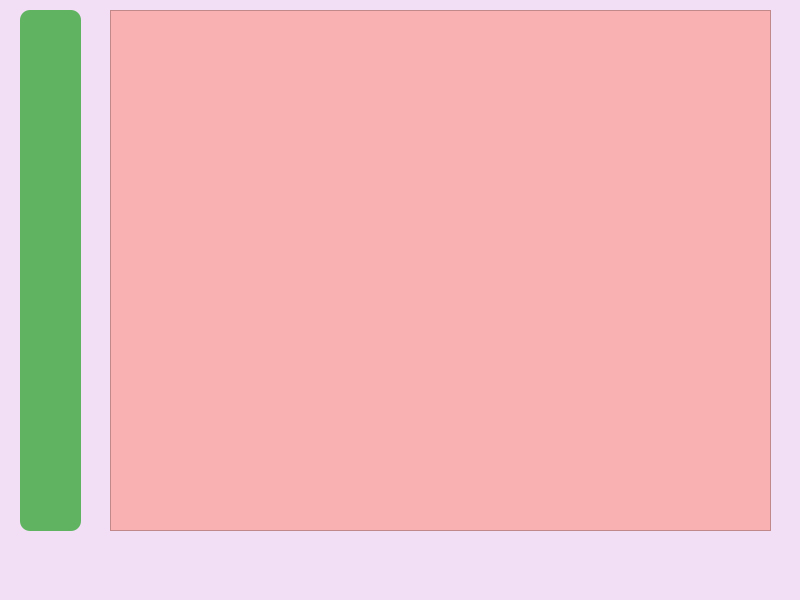
<?xml version="1.0" encoding="UTF-8"?>
<ui version="4.0">
 <class>MainWindow</class>
 <widget class="QMainWindow" name="MainWindow">
  <property name="geometry">
   <rect>
    <x>0</x>
    <y>0</y>
    <width>800</width>
    <height>600</height>
   </rect>
  </property>
  <property name="windowTitle">
   <string>MainWindow</string>
  </property>
  <property name="styleSheet">
   <string notr="true">background-color: #f2dff5;</string>
  </property>
  <widget class="QWidget" name="centralwidget">
   <widget class="QFrame" name="frame">
    <property name="geometry">
     <rect>
      <x>20</x>
      <y>10</y>
      <width>61</width>
      <height>521</height>
     </rect>
    </property>
    <property name="styleSheet">
     <string notr="true">background-color: #5fb361;
border-radius: 10px;</string>
    </property>
    <property name="frameShape">
     <enum>QFrame::StyledPanel</enum>
    </property>
    <property name="frameShadow">
     <enum>QFrame::Raised</enum>
    </property>
    <widget class="QPushButton" name="pushButton">
     <property name="geometry">
      <rect>
       <x>10</x>
       <y>20</y>
       <width>41</width>
       <height>28</height>
      </rect>
     </property>
     <property name="text">
      <string/>
     </property>
     <property name="icon">
      <iconset>
       <normaloff>../resources/images/homeIcon.png</normaloff>../resources/images/homeIcon.png</iconset>
     </property>
     <property name="iconSize">
      <size>
       <width>30</width>
       <height>30</height>
      </size>
     </property>
    </widget>
    <widget class="QPushButton" name="pushButtonAdd">
     <property name="geometry">
      <rect>
       <x>10</x>
       <y>70</y>
       <width>41</width>
       <height>28</height>
      </rect>
     </property>
     <property name="text">
      <string/>
     </property>
     <property name="icon">
      <iconset>
       <normaloff>../resources/images/addIcon.png</normaloff>../resources/images/addIcon.png</iconset>
     </property>
     <property name="iconSize">
      <size>
       <width>30</width>
       <height>30</height>
      </size>
     </property>
    </widget>
   </widget>
   <widget class="QListWidget" name="listWidget">
    <property name="geometry">
     <rect>
      <x>110</x>
      <y>10</y>
      <width>661</width>
      <height>521</height>
     </rect>
    </property>
    <property name="styleSheet">
     <string notr="true">background-color: #fab1b1;</string>
    </property>
   </widget>
  </widget>
  <widget class="QMenuBar" name="menubar">
   <property name="geometry">
    <rect>
     <x>0</x>
     <y>0</y>
     <width>800</width>
     <height>26</height>
    </rect>
   </property>
  </widget>
  <widget class="QStatusBar" name="statusbar"/>
 </widget>
 <resources/>
 <connections/>
</ui>
